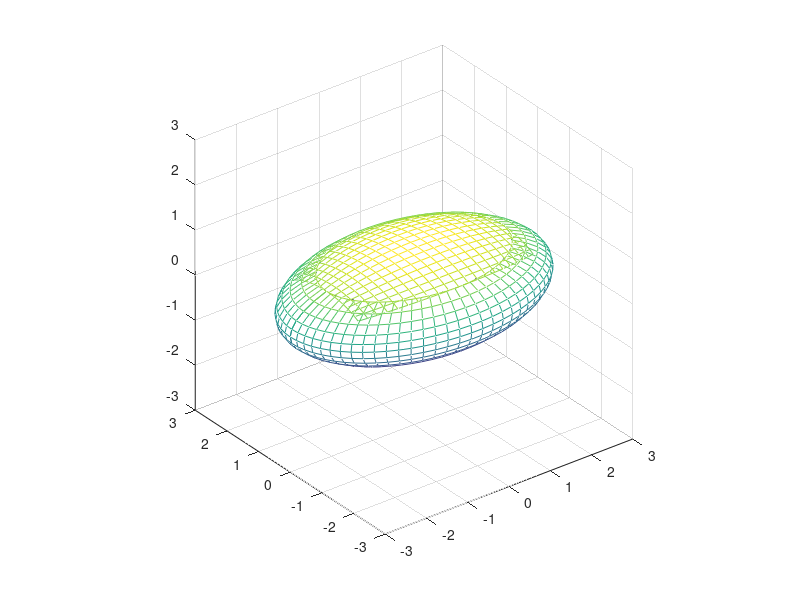

Write MATLAB code to recreate this figure.
n=70; m=20; a=3; b=2; c=1;
alf=linspace(-pi,pi,n+1);
bet=linspace(-pi/4,pi/4,m/2+1);

x=a*cos(alf)'*cos(bet);
y=b*sin(alf)'*cos(bet);
z=c*ones(size(alf))'*sin(bet);

n=60; m=20; a=3; b=2; c=1;
alf=linspace(-pi,pi,n+1);
bet=linspace(-pi/4,pi/4,m/2+1);
%bet2=linspace(pi/4,pi/4,m+1);
alf=linspace(pi/4,3*pi/4,n/4+1);
bet=linspace(-pi/4,pi/4,m+1);
y2=b*cos(alf)'*cos(bet);
z2=c*sin(alf)'*cos(bet);
x2=a*ones(size(alf))'*sin(bet);

figure(1),clf
mesh(x,y,z)
axis equal
hold on
mesh(x2,y2,z2)
mesh(x2,y2,-z2)

